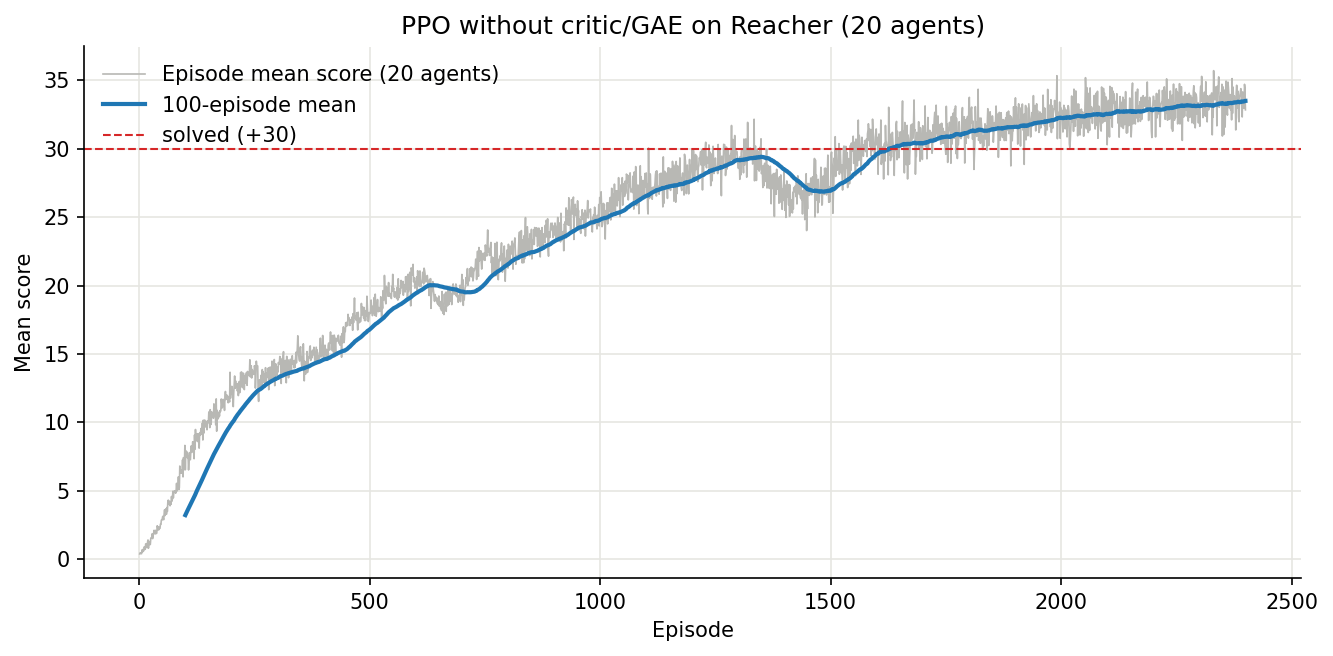

This chart was generated by the following Python code:
import argparse
import math
import os
import sys
import time

import matplotlib
import numpy as np
import torch
import torch.nn as nn
import torch.optim as optim
from collections import OrderedDict

matplotlib.use("Agg")

HERE = os.path.dirname(os.path.abspath(__file__))
P2_DIR = os.path.dirname(HERE)
REPO_ROOT = os.path.dirname(P2_DIR)

try:
    from unityagents import UnityEnvironment
except ImportError:  # the package is vendored, not installed
    sys.path.insert(0, os.path.join(REPO_ROOT, "python"))
    from unityagents import UnityEnvironment

DEFAULT_BINARY = os.path.join(P2_DIR, "Reacher_Linux_20", "Reacher.x86_64")

device = torch.device("cuda:0" if torch.cuda.is_available() else "cpu")


class ReacherEnv:
    """
    One Unity process holds all 20 arms and steps them in lockstep
    Every call returns arrays whose first axis is the agent.
    """

    def __init__(self, file_name=DEFAULT_BINARY, seed=0, no_graphics=True,
                 worker_id=0):
        self.env = UnityEnvironment(
            file_name=file_name, seed=seed, no_graphics=no_graphics,
            worker_id=worker_id,
        )
        self.brain_name = self.env.brain_names[0]
        brain = self.env.brains[self.brain_name]
        info = self.env.reset(train_mode=True)[self.brain_name]

        self.num_envs = len(info.agents)
        self.action_size = brain.vector_action_space_size
        self.state_size = info.vector_observations.shape[1]

    def reset(self, train_mode=True):
        info = self.env.reset(train_mode=train_mode)[self.brain_name]
        return info.vector_observations

    def step(self, actions):
        info = self.env.step(np.clip(actions, -1.0, 1.0))[self.brain_name]
        return (
            info.vector_observations,
            np.asarray(info.rewards, dtype=np.float64),
            np.asarray(info.local_done, dtype=bool),
        )

    def close(self):
        self.env.close()


class Policy(nn.Module):
    def __init__(self, state_size=33, action_size=4, hidden=128, std0=0.5):
        super(Policy, self).__init__()

        self.fc_net = nn.Sequential(
            OrderedDict(
                [
                    ("fc1", nn.Linear(state_size, hidden)),
                    ("relu1", nn.ReLU()),
                    ("fc2", nn.Linear(hidden, hidden)),
                    ("relu2", nn.ReLU()),
                    ("fc3", nn.Linear(hidden, action_size)),
                ]
            )
        )
        self.tanh = nn.Tanh()

        # state-independent spread, one per action dim, learned
        self.log_std = nn.Parameter(
            torch.full((action_size,), math.log(std0), dtype=torch.float32)
        )
        self.log_std_min, self.log_std_max = -2.0, 0.5

        # He init on the first two layers
        self.apply(self._he_init)
        # Uniform init on the last layer with 0 bias
        nn.init.uniform_(self.fc_net.fc3.weight, -0.01, 0.01)
        nn.init.zeros_(self.fc_net.fc3.bias)

    @staticmethod
    def _he_init(module):
        if isinstance(module, nn.Linear):
            nn.init.kaiming_normal_(module.weight, nonlinearity="relu")
            if module.bias is not None:
                nn.init.zeros_(module.bias)

    def forward(self, x):
        """states -> (mean, std)"""
        mean = self.tanh(self.fc_net(x))
        std = torch.exp(
            torch.clamp(self.log_std, self.log_std_min, self.log_std_max)
        )
        return mean, std.expand_as(mean)

    def distribution(self, x):
        mean, std = self(x)
        return torch.distributions.Normal(mean, std)

    def act(self, states):
        """Sample actions for one timestep. Returns detached numpy, as pi_old."""
        with torch.no_grad():
            dist = self.distribution(states)
            actions = dist.sample()
            log_probs = dist.log_prob(actions).sum(-1)
        return actions.cpu().numpy(), log_probs.cpu().numpy()


def states_to_log_prob(policy, states, actions):
    """The states_to_prob of this experiment: (T, n, S) -> (T, n) log pi(a|s)."""
    flat_states = states.view(-1, states.shape[-1])
    flat_actions = actions.view(-1, actions.shape[-1])

    dist = policy.distribution(flat_states)
    log_probs = dist.log_prob(flat_actions).sum(-1)

    return log_probs.view(states.shape[:-1])


def collect_trajectories(envs, policy, tmax=1001):
    """
    Roll out policy to collect new trajectories

    (log_prob_list, state_list, action_list, reward_list); the log-probs are
    detached - they are the pi_old of the surrogate.
    """
    log_prob_list, state_list, action_list, reward_list = [], [], [], []

    states = envs.reset(train_mode=True)

    for t in range(tmax):
        batch_input = torch.as_tensor(
            states, dtype=torch.float32, device=device
        )

        actions, log_probs = policy.act(batch_input)

        next_states, rewards, dones = envs.step(actions)

        state_list.append(states)
        action_list.append(actions)
        log_prob_list.append(log_probs)
        reward_list.append(rewards)

        states = next_states

        # defensive programming
        # to avoid requiring padding, but in this task that should never happen anyway
        if dones.any():
            break

    return log_prob_list, state_list, action_list, reward_list


def clipped_surrogate(policy, old_log_probs, states, actions, rewards,
                      discount=0.99, epsilon=0.1):
    """Returns a SCALAR tensor carrying grad_fn, to be MAXIMIZED.

    Shapes:
        states        (T, n_agents, 33)   raw Unity observations
        actions       (T, n_agents, 4)    unclipped Gaussian samples -> torques for arms
        old_log_probs (T, n_agents)       detached, summed over action dims -> for rescaling
        rewards       (T, n_agents)
    """

    rewards = np.asarray(rewards)                    # (T, n_agents)
    G = rewards.copy()
    # loop t from T-2 to 0 (inclusive)
    for t in reversed(range(len(rewards) - 1)):
        G[t] += discount * G[t + 1]

    G -= G.mean(axis=1, keepdims=True)
    G /= G.std(axis=1, keepdims=True) + 1e-10
    G = torch.from_numpy(G).to(torch.float32).to(device)

    states = torch.as_tensor(np.asarray(states), dtype=torch.float32, device=device)
    actions = torch.as_tensor(np.asarray(actions), dtype=torch.float32, device=device)
    old_log_probs = torch.as_tensor(
        np.asarray(old_log_probs), dtype=torch.float32, device=device
    )

    new_log_probs = states_to_log_prob(policy, states, actions)

    # PPO: ratio = new_probs / old_probs. Same thing, in log space.
    ratio = torch.exp(new_log_probs - old_log_probs)
    l_clip = torch.min(ratio * G, torch.clamp(ratio, 1 - epsilon, 1 + epsilon) * G)

    return torch.mean(l_clip)



def train(
    envs,
    episodes=300,
    tmax=1001,
    discount_rate=0.99,
    epsilon=0.1,
    epsilon_decay=0.999,
    sgd_epoch=4,
    lr=5e-4,
    lr_step=1e-4,
    lr_step_every=500,
    lr_min=1e-4,
    hidden=128,
    std0=0.5,
    seed=1234,
    print_every=10,
    checkpoint_path="reacher_ppo_nocritic.policy",
    plot_path="reacher_ppo_nocritic_scores.png",
    resume_from=None,
):
    torch.manual_seed(seed)
    np.random.seed(seed)

    policy = Policy(
        state_size=envs.state_size,
        action_size=envs.action_size,
        hidden=hidden,
        std0=std0,
    ).to(device)

    if resume_from is not None:
        chkpt = torch.load(resume_from, map_location=device, weights_only=False)
        policy.load_state_dict(chkpt["policy"])
        print("Resuming from checkpoint:", resume_from)

    optimizer = optim.Adam(policy.parameters(), lr=lr)

    print("device:", device)
    print("agents:", envs.num_envs, " tmax:", tmax, " episodes:", episodes,
          " sgd_epoch:", sgd_epoch, " lr:", lr)
    print("lr schedule: -{0:g} every {1:d} episodes, floor {2:g}".format(
        lr_step, lr_step_every, lr_min))

    mean_rewards = []
    t_start = time.time()
    for e in range(episodes):

        current_lr = max(lr - lr_step * (e // lr_step_every), lr_min)
        for group in optimizer.param_groups:
            group["lr"] = current_lr

        # collect trajectories ONCE, then reuse them sgd_epoch times
        old_log_probs, states, actions, rewards = collect_trajectories(
            envs, policy, tmax=tmax
        )

        total_rewards = np.sum(rewards, axis=0)

        for _ in range(sgd_epoch):
            L = -clipped_surrogate(
                policy,
                old_log_probs,
                states,
                actions,
                rewards,
                discount=discount_rate,
                epsilon=epsilon,
            )
            optimizer.zero_grad()
            L.backward()
            optimizer.step()
            del L

        epsilon *= epsilon_decay

        mean_rewards.append(np.mean(total_rewards))

        if (e + 1) % print_every == 0:
            window = mean_rewards[-100:]
            with torch.no_grad():
                std = torch.exp(
                    torch.clamp(policy.log_std, policy.log_std_min,
                                policy.log_std_max)
                ).mean().item()
            print(
                "Episode: {0:d}, score: {1:.3f}, avg100: {2:.3f}, "
                "std: {3:.3f}, lr: {4:g}, {5:.1f}s".format(
                    e + 1, np.mean(total_rewards), np.mean(window), std,
                    current_lr, time.time() - t_start,
                )
            )
            sys.stdout.flush()

        torch.save({"policy": policy.state_dict()}, checkpoint_path)

    print("Saved checkpoint to", checkpoint_path)
    save_score_plot(mean_rewards, plot_path)

    return policy, mean_rewards


def save_score_plot(mean_rewards, output_path):
    import matplotlib.pyplot as plt

    rewards = np.asarray(mean_rewards)
    window = min(100, len(rewards))
    if window > 0:
        rolling = np.convolve(rewards, np.ones(window) / window, mode="valid")
    else:
        rolling = np.array([])

    fig, ax = plt.subplots(figsize=(9, 4.5))
    ax.plot(
        np.arange(1, len(rewards) + 1),
        rewards,
        color="#b8b8b4",
        linewidth=0.8,
        label="Episode mean score (20 agents)",
    )
    ax.plot(
        np.arange(window, window + len(rolling)),
        rolling,
        color="#1f77b4",
        linewidth=2.0,
        label="{}-episode mean".format(window),
    )
    ax.axhline(30, color="#d62728", linewidth=1.0, linestyle="--",
               label="solved (+30)")
    ax.set_xlabel("Episode")
    ax.set_ylabel("Mean score")
    ax.set_title("PPO without critic/GAE on Reacher (20 agents)")
    ax.grid(True, color="#e6e6e2", linewidth=0.8)
    ax.set_axisbelow(True)
    for side in ("top", "right"):
        ax.spines[side].set_visible(False)
    ax.legend(frameon=False, loc="upper left")
    fig.tight_layout()
    fig.savefig(output_path, dpi=150, bbox_inches="tight")
    plt.close(fig)

    print("Saved score plot to", output_path)


def main(args=None):
    parser = argparse.ArgumentParser(description=__doc__)
    parser.add_argument("--episodes", type=int, default=1200,
                        help="1200 is the run that reaches the +30 bar")
    parser.add_argument("--tmax", type=int, default=1001,
                        help="steps per rollout; 1001 is a full Reacher episode")
    parser.add_argument("--discount", type=float, default=0.99)
    parser.add_argument("--epsilon", type=float, default=0.1,
                        help="probability ratio hyperparameter")
    parser.add_argument("--epsilon-decay", type=float, default=0.999,
                        help="per-episode multiplier on epsilon; 1.0 keeps it "
                             "fixed, which is what the SPO paper does")
    parser.add_argument("--sgd-epoch", type=int, default=4)
    parser.add_argument("--lr", type=float, default=5e-4)
    parser.add_argument("--lr-step", type=float, default=1e-4,
                        help="subtracted from lr every --lr-step-every "
                             "episodes; 0 keeps lr fixed")
    parser.add_argument("--lr-step-every", type=int, default=400,
                        help="episodes between lr decrements")
    parser.add_argument("--lr-min", type=float, default=1e-4,
                        help="lr never goes below this")
    parser.add_argument("--hidden", type=int, default=128)
    parser.add_argument("--std0", type=float, default=0.5,
                        help="initial action standard deviation")
    parser.add_argument("--seed", type=int, default=1234)
    parser.add_argument("--print-every", type=int, default=10)
    parser.add_argument("--binary", default=DEFAULT_BINARY)
    parser.add_argument("--worker-id", type=int, default=0,
                        help="bump this to run two trainings side by side")
    parser.add_argument("--checkpoint", default="reacher_ppo_nocritic.policy")
    parser.add_argument("--plot", default="reacher_ppo_nocritic_scores.png")
    parser.add_argument("--resume", action="store_true")
    parser.add_argument("--graphics", action="store_true",
                        help="open the Unity window instead of running headless")
    parsed = parser.parse_args(args)

    envs = ReacherEnv(
        file_name=parsed.binary,
        seed=parsed.seed,
        no_graphics=not parsed.graphics,
        worker_id=parsed.worker_id,
    )

    try:
        train(
            envs,
            episodes=parsed.episodes,
            tmax=parsed.tmax,
            discount_rate=parsed.discount,
            epsilon=parsed.epsilon,
            epsilon_decay=parsed.epsilon_decay,
            sgd_epoch=parsed.sgd_epoch,
            lr=parsed.lr,
            lr_step=parsed.lr_step,
            lr_step_every=parsed.lr_step_every,
            lr_min=parsed.lr_min,
            hidden=parsed.hidden,
            std0=parsed.std0,
            seed=parsed.seed,
            print_every=parsed.print_every,
            checkpoint_path=parsed.checkpoint,
            plot_path=parsed.plot,
            resume_from=parsed.checkpoint if parsed.resume else None,
        )
    finally:
        envs.close()


if __name__ == "__main__":
    main()
